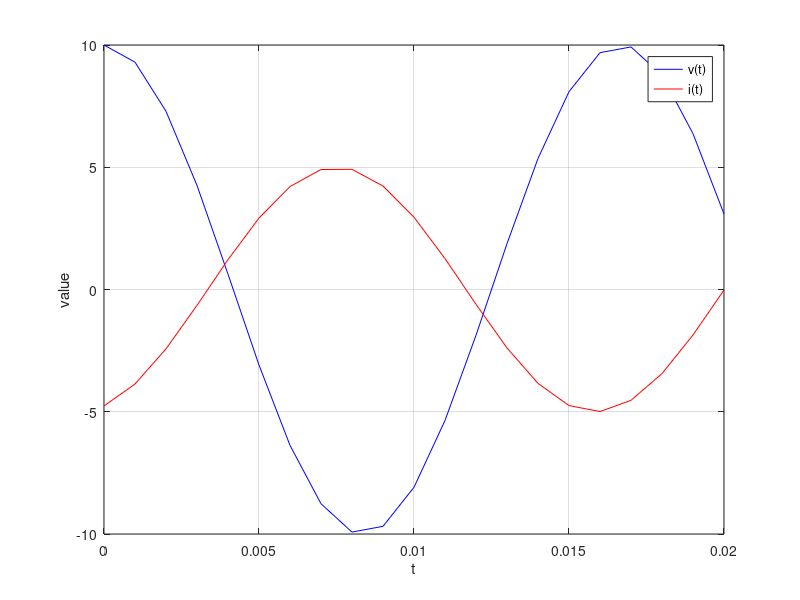

Here is the MATLAB script that generated this plot:
t = 0:0.001:0.02; 
v = 10 * cos(377 * t);
i = 5 * cos(377 * t + 60);
plot(t, v, 'b', t, i, 'r');
xlabel('t');
ylabel('value');
legend('v(t)', 'i(t)');
grid on;